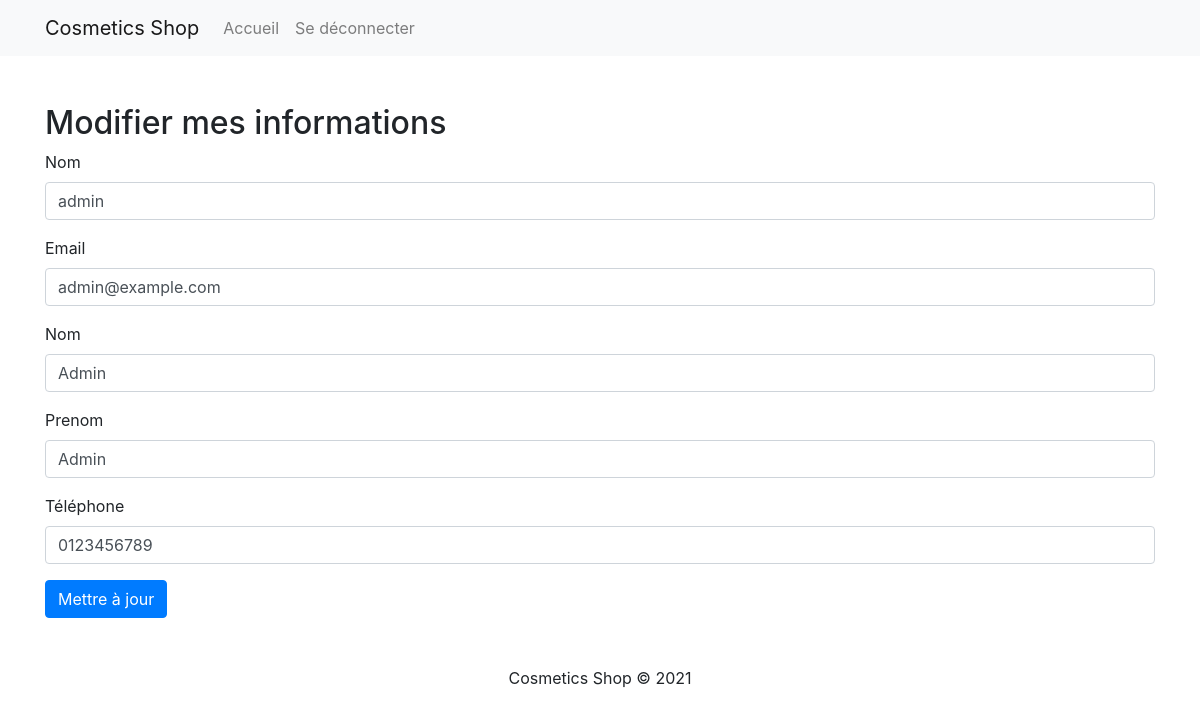
/cosmetics_shop/editProfile.php (signed in), run on the app's committed database.
### tables this page shows
CREATE TABLE `users` (
  `id` int(11) NOT NULL,
  `identifiant` varchar(255) NOT NULL,
  `password` varchar(255) NOT NULL,
  `email` varchar(255) NOT NULL,
  `phone` varchar(15) NOT NULL,
  `first_name` varchar(50) NOT NULL,
  `last_name` varchar(50) NOT NULL,
  `role_id` int(11) NOT NULL
);

### cosmetics_shop/editProfile.php (the view, shortened to what this page needs)
<?php
$userId = $_SESSION['user']['id'];
$query = "SELECT * FROM users WHERE id = $userId";
$result = mysqli_query($link, $query);
$user = mysqli_fetch_assoc($result);
?>
<!DOCTYPE html>
<html lang="fr">
<head>
    <link rel="stylesheet" href="https://stackpath.bootstrapcdn.com/bootstrap/4.5.2/css/bootstrap.min.css">
</head>
<body>
    <header id="top">
        <nav class="navbar navbar-expand-lg navbar-light bg-light">
            <div class="container">
                <a class="navbar-brand" href="#">Cosmetics Shop</a>
                <ul class="navbar-nav mr-auto">
                    <li class="nav-item"><a class="nav-link" href="user.php">Accueil</a></li>
                    <li class="nav-item"><a class="nav-link" href="logout.php">Se déconnecter</a></li>
                </ul>
            </div>
        </nav>
    </header>
    <main>
        <div class="container mt-5">
            <h2>Modifier mes informations</h2>
            <form method="POST">
                <div class="form-group">
                    <label for="name">Nom</label>
                    <input type="text" class="form-control" id="identifiant" name="identifiant" value="<?php echo $user['identifiant']; ?>" required>
                </div>
                <div class="form-group">
                    <label for="email">Email</label>
                    <input type="email" class="form-control" id="email" name="email" value="<?php echo $user['email']; ?>" required>
                </div>
                <div class="form-group">
                    <label for="address">Nom</label>
                    <input type="text" class="form-control" id="first_name" name="first_name" value="<?php echo $user['first_name']; ?>" required>
                </div>
                <div class="form-group">
                    <label for="address">Prenom</label>
                    <input type="text" class="form-control" id="last_name" name="last_name" value="<?php echo $user['last_name']; ?>" required>
                </div>
                <div class="form-group">
                    <label for="phone">Téléphone</label>
                    <input type="text" class="form-control" id="phone" name="phone" value="<?php echo $user['phone']; ?>" required>
                </div>
                <button type="submit" class="btn btn-primary">Mettre à jour</button>
            </form>
        </div>
    </main>
    <footer class="mt-5">
        <div class="container">
            <p class="text-center">Cosmetics Shop &copy; 2021</p>
        </div>
    </footer>
</body>
</html>

### data on the page
users: identifiant "admin", email "admin@example.com", first_name "Admin", last_name "Admin", phone "0123456789"
